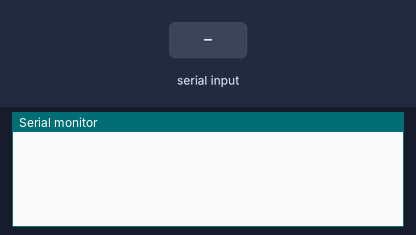
Simulated run of this sketch. Board: Arduino Uno, built with avr-gcc and run on an emulated ATmega328P. Parts: the last lines printed to the serial monitor. Inputs (shaded band) come from the test bench.

Above: at 4.7 s.
4.8 s: "H" received over the second serial link
At 6.5 s:
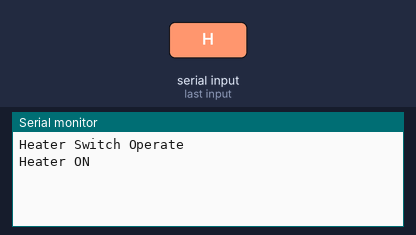
7.1 s: "C" received over the second serial link
At 7.7 s:
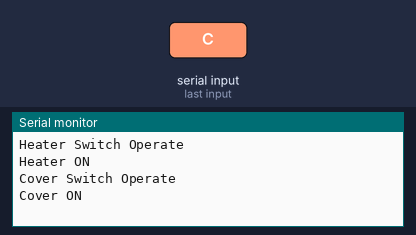
9.4 s: "W" received over the second serial link
At 11.2 s:
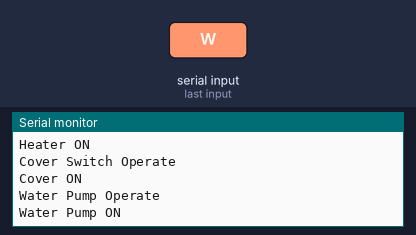
11.9 s: "h" received over the second serial link
At 12.8 s:
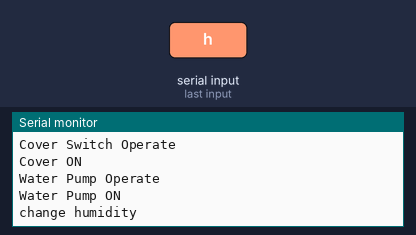
14.2 s: "b" received over the second serial link
At 16.3 s:
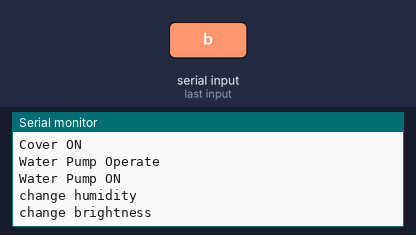
16.8 s: "t" received over the second serial link
At 17.5 s:
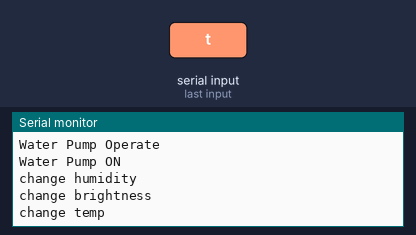

Measured:
- after the input at 4.8 s, the serial monitor: prints a new line after 0.74 s (image 1)
- after the input at 7.1 s, the serial monitor: prints a new line after 0.07 s (image 2)
- after the input at 9.4 s, the serial monitor: prints a new line after 1.0 s (image 3)
- after the input at 11.9 s, the serial monitor: prints a new line after 0.17 s (image 4)
- after the input at 14.2 s, the serial monitor: prints a new line after 1.1 s (image 5)
- after the input at 16.8 s, the serial monitor: prints a new line after 0.16 s (image 6)

The sketch:

BT_sample_1114.ino
```cpp
#include <SoftwareSerial.h>


SoftwareSerial BT(10,9); // rx, tx


char ch;

int is_SW_FAN    = 0;
int is_SW_COVER  = 0;
int is_SW_HEATER = 0;
int is_SW_WPUMP  = 0;

int is_TR_HUM = 0;
int is_TR_BRT = 0;
int is_TR_TMP = 0;


int hum = 355;
int brt = 667;
int tmp = 330;

int get_hum(void)
{
  return hum;
}

void set_hum(int __hum)
{
  hum = __hum;
}

int get_brt(void)
{
  return brt;
}

void set_brt(int __brt)
{
  brt = __brt;
}

int get_tmp(void)
{
  return tmp;
}

void set_tmp(int __tmp)
{
  tmp = __tmp;
}

void bt_setup(void)
{
  BT.begin(9600);

  BT.println("DT in House");
}

void send_msg(char *prefix, int value)
{
  char str[16] = "\0";

  sprintf(str, "%s%d", prefix, value);

  BT.println(str);
}

char get_msg(void)
{
  if(BT.available())
    return (BT.read());
}

void oper_sw_wpump(void)
{
        Serial.println("Water Pump Operate");
        if(is_SW_WPUMP == 0)
        {
          is_SW_WPUMP = 1;
          Serial.println("Water Pump ON");

          // wpump on
        }
        else
        {
          is_SW_WPUMP = 0;
          Serial.println("Water Pump OFF");

          // wpump off
        }
}

void oper_sw_fan(void)
{
        oper_sw_fan();
        Serial.println("Fan Switch Operate");
        if(is_SW_FAN == 0)
        {
          is_SW_FAN = 1;
          Serial.println("Fan ON");

          // fan on
        }
        else
        {
          is_SW_FAN = 0;
          Serial.println("Fan OFF");

          // fan off
        }
}

void oper_sw_cover(void)
{
        Serial.println("Cover Switch Operate");
        if(is_SW_COVER == 0)
        {
          is_SW_COVER = 1;
          Serial.println("Cover ON");

          // cover on
        }
        else
        {
          is_SW_COVER = 0;
          Serial.println("Cover OFF");

          // cover off
        }
}

void oper_sw_heater(void)
{
        Serial.println("Heater Switch Operate");
        if(is_SW_HEATER == 0)
        {
          is_SW_HEATER = 1;
          Serial.println("Heater ON");

          // heater on
        }
        else
        {
          is_SW_HEATER = 0;
          Serial.println("Heater OFF");

          // heater off
        }
}


void tr_set_hum(void)
{
        Serial.println("change humidity");
        if(is_TR_HUM == 0)
          is_TR_HUM = 1;
}

void tr_set_brt(void)
{
        Serial.println("change brightness");
        if(is_TR_BRT == 0)
          is_TR_BRT = 1;
}

void tr_set_tmp(void)
{
        Serial.println("change temp");
        if(is_TR_TMP == 0)
          is_TR_TMP = 1;
}

void setup()
{
  // put your setup code here, to run once:

  Serial.begin(9600);

  bt_setup();
}

void loop()
{
  // Humidity
  send_msg(" HUM,", get_hum());
  delay(200);

  // Brightness
  send_msg(" BRT,", get_brt());
  delay(200);

  // Temperature
  send_msg(" TMP,", get_tmp());
  delay(200);

  // put your main code here, to run repeatedly:
  ch = get_msg();
    switch(ch)
    {
      // Heater Switch Operate
      case 'H':
        oper_sw_heater();
        break;

      // Cover Switch Operate
      case 'C':
        oper_sw_cover();
        break;

      // Fan Switch Operate
      case 'F':
        break;

      // Water Pump Operate
      case 'W':
        oper_sw_wpump();
        break;

      // Soil Moisture Sensor Triggered
      case 'h':
        tr_set_hum();
        break;

      // Light Sensor Triggered
      case 'b':
        tr_set_brt();
        break;

      // Temperature Sensor Triggered
      case 't':
        tr_set_tmp();
        break;

      default:
        // the trigger value
        if(is_TR_TMP == 1)
        {
          ; // trigger value = ch *8;
          is_TR_TMP = 0;
          set_tmp(ch * 8);
          break;
        }

        if(is_TR_BRT == 1)
        {
          ; // trigger value = ch *8;
          is_TR_BRT = 0;
          set_brt(ch * 8);
          break;
        }

        if(is_TR_HUM == 1)
        {
          ; // trigger value = ch *8;
          is_TR_HUM = 0;
          set_hum(ch * 8);
          break;
        }


        break;
    }

  delay(1000);
}
```
